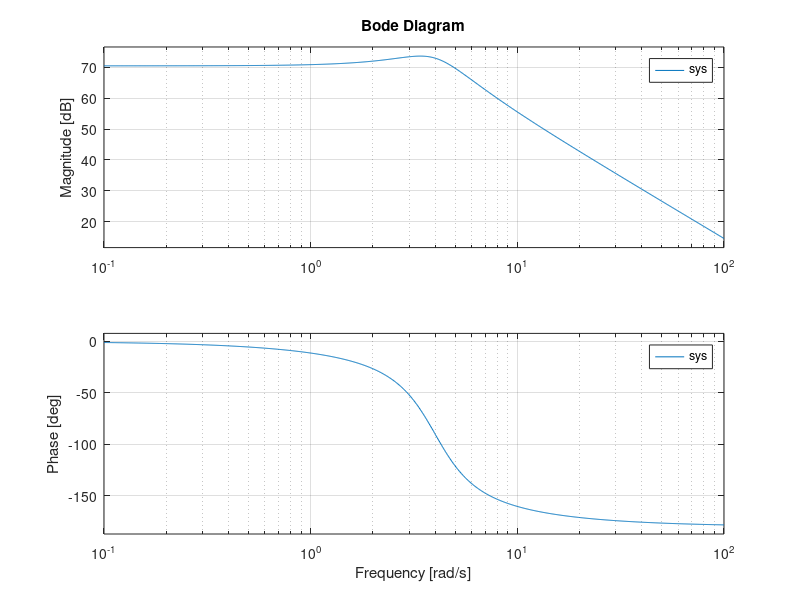
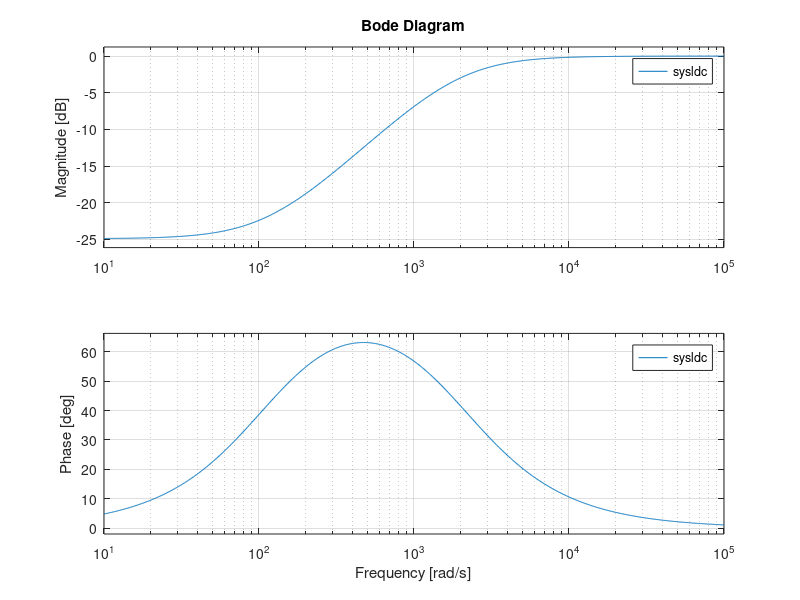
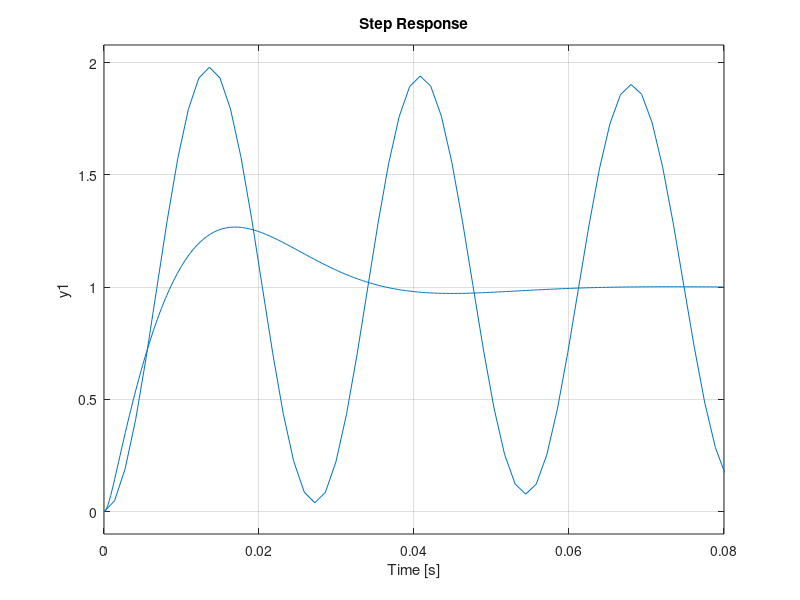

Write the MATLAB code that produced these figures, in order.
%Lead Compensator Design
%plot the forward path Bode plot
num=17772.4*3;den=[1 3 16];
sys=tf(num,den);
figure(1)
bode(sys)
grid on
%plot the Lead Compensator Bode plot
lambda=17.61;tau1=0.0005038;
numldc=[lambda*tau1 1];denldc=lambda*[tau1 1];
sysldc=tf(numldc,denldc);
figure(2)
bode(sysldc)
grid on
%plot the uncompenstaed closed loop step response 
% versus the compensated closed loop step response
numol=3*17772.4;denol=[1 3 16+(3*17772.4)];
sysol=tf(numol,denol);
figure(3)
step(sysol)
hold on
numcl=3*17772.4*lambda*numldc/3;
dencl=conv(denldc,[1 3 16]);
syscl=tf(numcl,[0 0 numcl]+dencl);
step(syscl)
grid on
